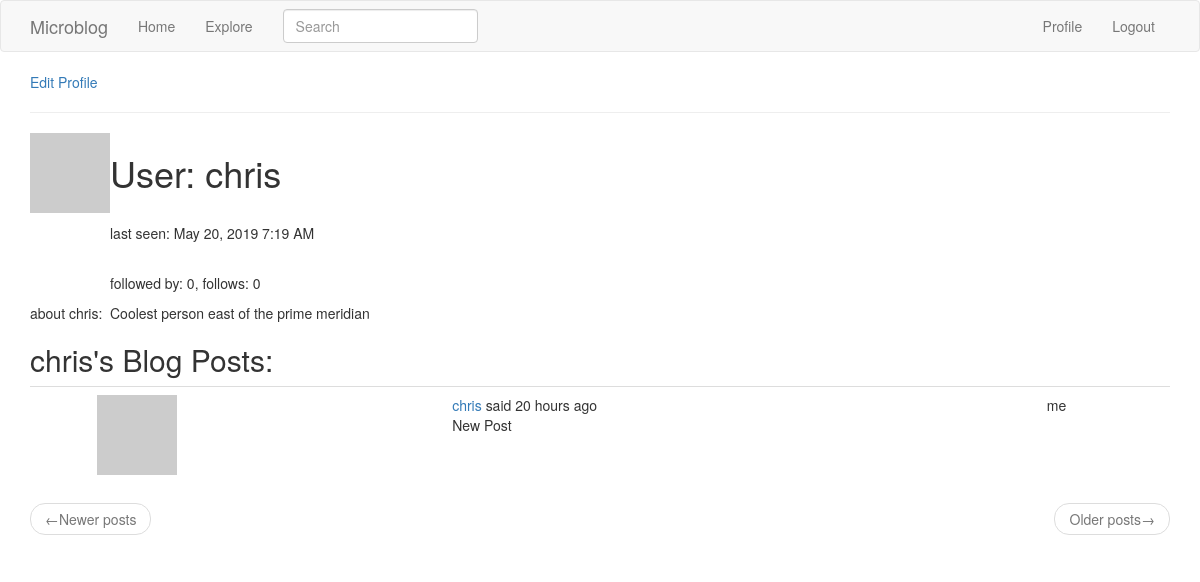
The page /user/chris (signed in) on the database as committed earlier.
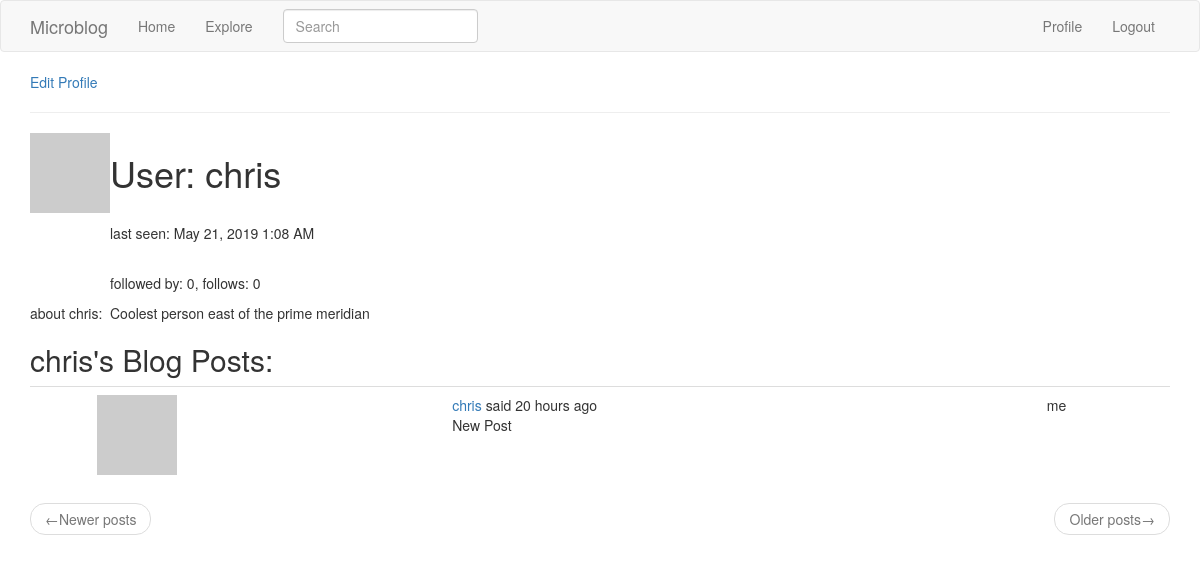
The same page on the database as committed later.
### microblog_app/models.py (models this page shows, shortened)
class User(UserMixin, db.Model): # UserMixin makes model compatible with flask-login
    id = db.Column(db.Integer, primary_key=True)  # flask login writes User.id to session
    username = db.Column(db.String(64), index=True, unique=True)
    email = db.Column(db.String(120), index=True, unique=True)
    password_hash = db.Column(db.String(128))
    posts = db.relationship('Post', backref='author', lazy='dynamic')
    about_me = db.Column(db.String(140))
    last_visited = db.Column(db.DateTime, default=datetime.utcnow())
    followed = db.relationship(
        'User', secondary=followers,
        primaryjoin=(followers.c.follower_id == id),
        secondaryjoin=(followers.c.followed_id == id),
        backref=db.backref('followers', lazy='dynamic'),
        lazy='dynamic'
    )
    def pull_avatar(self, size):
        digest = md5(self.email.lower().encode('utf-8')).hexdigest()
        return f"https://www.gravatar.com/avatar/{digest}?d=identicon&s={size}"
    def timestamp_on_request(self):  # time stamp to update last_visited in db upon request of any page
        self.last_visited = datetime.utcnow()
        db.session.commit()

class SearchableMixin(object):
    @classmethod
    def search(cls, expression, page, per_page):
        ids, total = query_index(cls.__tablename__, expression, page, per_page)
        if total == 0:
            return cls.query.filter_by(id=0), 0
        when = []
        for i in range(len(ids)):
            when.append(ids[i], i)
        return cls.query.filter(cls.id.in_(ids)).order_by(
            db.case(when, value=Post.id)), total
    class SearchableMixin(object):
        @classmethod
        def before_commit(cls, session):
            session._changes = {
                'add': list(session.new),
                'update': list(session.dirty),
                'delete': list(session.deleted)
            }
        @classmethod
        def after_commit(cls, session):
            for obj in session._changes['add']:
                if isinstance(obj, SearchableMixin):
                    add_to_index(obj.__tablename__, obj)
            for obj in session._changes['update']:
                if isinstance(obj, SearchableMixin):
                    add_to_index(obj.__tablename__, obj)
            for obj in session._changes['delete']:
                if isinstance(obj, SearchableMixin):
                    remove_from_index(obj.__tablename__, obj)
            session._changes = None
    db.event.listen(db.session, 'before_commit', SearchableMixin.before_commit)
    db.event.listen(db.session, 'after_commit', SearchableMixin.after_commit)

class Post(SearchableMixin, db.Model):
    __searchable__ = ['body']  # dunder field tells sqlalchemy not to add field to database
    id = db.Column(db.Integer, primary_key=True)
    body = db.Column(db.String(140))
    timestamp = db.Column(db.DateTime, index=True, default=datetime.utcnow)  # passing a function
    user_id = db.Column(db.Integer, db.ForeignKey('user.id'))  # uses relationship
    language = db.Column(db.String(5))  # five chars for language identification

### microblog_app/main/routes.py (the view)
@bp.route(URLRoute.user)
@login_required
def user(username):
    user = User.query.filter_by(username=username).first_or_404()  # returns either element or 404 response
    page = request.args.get('page', 1, type=int)
    posts = user.posts.order_by(Post.timestamp.desc()).paginate(
        page, current_app.config['POSTS_PER_PAGE'], False
    )
    next_page = url_for('explore', page=posts.next_num) if posts.has_next else None
    prev_page = url_for('explore', page=posts.prev_num) if posts.has_prev else None
    return render_template("user.html", title=_(f"{user.username}'s profile"), user=user, posts=posts.items,
                           next_page=next_page, prev_page=prev_page)

### microblog_app/main/forms.py
class SearchForm(FlaskForm):
    q = StringField(_l('Search'), validators=[DataRequired()])  # query
    def __init__(self, *args, **kwargs):
        if 'formdata' not in kwargs:
            kwargs['formdata'] = request.args
        if 'csrf_enabled' not in kwargs:
            kwargs['csrf_enabled'] = False
        super(SearchForm, self).__init__(*args, **kwargs)

### microblog_app/main/routes.py (called while the page is built)
@bp.app_context_processor
def load_context():
    action = {
        'search': Action.search,
        'user': Action.user,
        'edit_profile': Action.edit_profile,
        'explore': Action.explore,
        'follow': Action.follow,
        'unfollow': Action.unfollow,
        'index': Action.index,
        'login': Action.login,
        'logout': Action.logout,
        'register': Action.register,
        'request_password_reset': Action.request_password_reset
    }
    search_form = SearchForm()
    if current_user.is_anonymous:
        search_form = None
    return dict(
        Action=action, search_form=search_form
    )

@bp.before_request  # applies to all routes in the application
def before_request():
    if current_user.is_authenticated:
        current_user.timestamp_on_request()
    g.locale = str(get_locale())  # g is a static field that can hold data and is accessible between request points

### microblog_app/models.py (called while the page is built)
@login.user_loader
def load_user(id):
    return User.query.get(int(id))

### microblog_app/templates/user.html (shortened to what this page needs)
{% extends "base.html" %}
{% block app_content %}
{% if current_user == user %}
    <p><a href="{{ url_for(Action.edit_profile) }}">{{ _('Edit Profile') }}</a></p>
{% elif current_user.is_following(user) %}
    <p><a href="{{ url_for(Action.unfollow, username=user.username) }}">{{ _('unfollow') }}</a></p>
{% elif not current_user.is_following(user) %}
    <p><a href="{{ url_for(Action.follow, username=user.username) }}">{{ _('follow') }}</a></p>
{% endif %}
<table>
    <tr valign="top">
        <td><img src="{{ user.pull_avatar(128) }}"></td>
        <td>
            <h1>User: {{ user.username }}</h1>
            <br>
            <p>last seen:
                {% if user.last_visited %}
                    {{ moment(user.last_visited).format('LLL') }}
                {% else %}
                    {{ _('no information') }}
                {% endif %}</p>
            <br>
            <p>
                {{ _('followed by') }}: {{ user.followers.count() }},
                {{ _('follows') }}: {{ user.followed.count()}}
            </p>
        </td>
    </tr>
    <tr>
        <td>
            {{ _('about') }} {{ user.username }}:
        </td>
        <td>
            {% if user.about_me %}
                {{ _(user.about_me) }}
            {% else %}
                {{ _('No information') }}
            {% endif %}
        </td>
    </tr>
    <hr>
</table>
<h2>{{ user.username }}'s {{ _('Blog Posts') }}:</h2>
{% include "_posts.html" %}
{% endblock %}

### microblog_app/templates/base.html (shortened to what this page needs)
{% extends 'bootstrap/base.html' %}
{% block navbar %}
    <nav class="navbar navbar-default">
        <div class="container">
            <div class="navbar-header">
                <a class="navbar-brand" href="{{ url_for(Action.index) }}">Microblog</a>
            </div>
            <div class="collapse navbar-collapse" id="bs-example-navbar-collapse-1">
                <ul class="nav navbar-nav">
                    <li><a href="{{ url_for(Action.index) }}">{{ _('Home') }}</a></li>
                    <li><a href="{{ url_for(Action.explore) }}">{{ _('Explore') }}</a></li>
                </ul>
                {% if search_form %}
                <form class="navbar-form navbar-left" method="get" action="{{ url_for(Action.search) }}">
                    <div class="form-group">
                        {{ search_form.q(size=20, class='form-control', placeholder=search_form.q.label.text) }}
                    </div>
                </form>
                {% endif %}
                <ul class="nav navbar-nav navbar-right">
                    {% if current_user.is_anonymous %}
                    <li><a href="{{ url_for(Action.login) }}">{{ _('Login') }}</a></li>
                    {% else %}
                    <li><a href="{{ url_for(Action.user, username=current_user.username) }}">{{ _('Profile') }}</a></li>
                    <li><a href="{{ url_for(Action.logout) }}">{{ _('Logout') }}</a></li>
                    {% endif %}
                </ul>
            </div>
        </div>
    </nav>
{% endblock %}
{% block content %}
    <div class="container">
        {% block app_content %}{% endblock %}
    </div>
{% endblock %}

### microblog_app/templates/_posts.html (shortened to what this page needs)
{% if posts %}
    <table class="table table-hover">
    {% for post in posts %}
            <td valign="top">
                <td><img src="{{ post.author.pull_avatar(36) }}"></td>
                <td>
                    {{
                    _('%(username)s said %(when)s',
                    username=user_link,
                    when=moment(post.timestamp).fromNow())
                    }}
                    <br/>
                    <span id="post{{ post.id }}">
                        {{ _(post.body) }}
                    </span>
                </td>
                <td>
                {% if current_user.username == post.author.username %}
                    <p>{{ _('me') }}</p>
                {% elif current_user.is_following(post.author) %}
                    <a href="{{ url_for(Action.unfollow, username=post.author.username) }}">{{ _('unfollow') }}</a>
                {% elif not current_user.is_following(post.author) %}
                    <a href="{{ url_for(Action.follow, username=post.author.username) }}">{{ _('follow') }}</a>
                {% endif %}
                </td>
    {% endfor %}
    </table>
    <nav aria-label="...">
        <ul class="pager">
            <li class="previous {% if not prev_page %} disabled {% endif %}">
                <a href="{{ prev_page or '#' }}">
                    <span aria-hidden="true">&larr;</span>{{ _('Newer posts') }}
                </a>
            </li>
            <li class="next {% if not prev_page %} disabled {% endif %}">
                <a href="{{ next_page or '#' }}">
                    {{ _('Older posts') }}<span aria-hidden="true">&rarr;</span>
                </a>
            </li>
        </ul>
    </nav>
{% else %}
    <p>{{ _('No blog posts to show!') }}</p>
{% endif %}

Rows that differ between the two databases and show on the page:
changed User "chris": last_visited "May 20, 2019 7:19 AM" → "May 21, 2019 1:08 AM"
